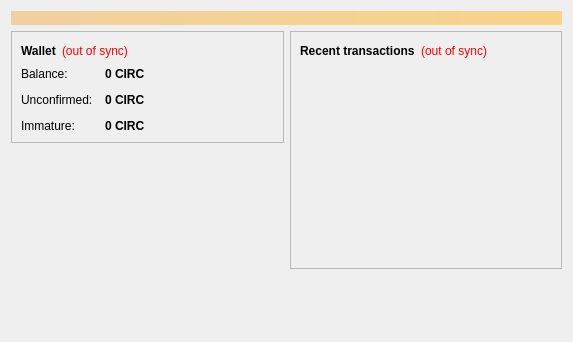
<?xml version="1.0" encoding="UTF-8"?>
<ui version="4.0">
 <class>OverviewPage</class>
 <widget class="QWidget" name="OverviewPage">
  <property name="geometry">
   <rect>
    <x>0</x>
    <y>0</y>
    <width>573</width>
    <height>342</height>
   </rect>
  </property>
  <property name="windowTitle">
   <string>Form</string>
  </property>
  <layout class="QVBoxLayout" name="topLayout">
   <item>
    <widget class="QLabel" name="labelAlerts">
     <property name="visible">
      <bool>false</bool>
     </property>
     <property name="styleSheet">
      <string notr="true">background-color: qlineargradient(x1: 0, y1: 0, x2: 1, y2: 0, stop:0 #F0D0A0, stop:1 #F8D488); color:#000000;</string>
     </property>
     <property name="wordWrap">
      <bool>true</bool>
     </property>
     <property name="margin">
      <number>3</number>
     </property>
    </widget>
   </item>
   <item>
    <layout class="QHBoxLayout" name="horizontalLayout" stretch="1,1">
     <item>
      <layout class="QVBoxLayout" name="verticalLayout_2">
       <item>
        <widget class="QFrame" name="frame">
         <property name="frameShape">
          <enum>QFrame::StyledPanel</enum>
         </property>
         <property name="frameShadow">
          <enum>QFrame::Raised</enum>
         </property>
         <layout class="QVBoxLayout" name="verticalLayout_4">
          <item>
           <layout class="QHBoxLayout" name="horizontalLayout_4">
            <item>
             <widget class="QLabel" name="label_5">
              <property name="font">
               <font>
                <weight>75</weight>
                <bold>true</bold>
               </font>
              </property>
              <property name="text">
               <string>Wallet</string>
              </property>
             </widget>
            </item>
            <item>
             <widget class="QLabel" name="labelWalletStatus">
              <property name="toolTip">
               <string>The displayed information may be out of date. Your wallet automatically synchronizes with the Circcash network after a connection is established, but this process has not completed yet.</string>
              </property>
              <property name="styleSheet">
               <string notr="true">QLabel { color: red; }</string>
              </property>
              <property name="text">
               <string notr="true">(out of sync)</string>
              </property>
              <property name="alignment">
               <set>Qt::AlignLeading|Qt::AlignLeft|Qt::AlignVCenter</set>
              </property>
             </widget>
            </item>
            <item>
             <spacer name="horizontalSpacer_2">
              <property name="orientation">
               <enum>Qt::Horizontal</enum>
              </property>
              <property name="sizeHint" stdset="0">
               <size>
                <width>40</width>
                <height>20</height>
               </size>
              </property>
             </spacer>
            </item>
           </layout>
          </item>
          <item>
           <layout class="QFormLayout" name="formLayout_2">
            <property name="fieldGrowthPolicy">
             <enum>QFormLayout::AllNonFixedFieldsGrow</enum>
            </property>
            <property name="horizontalSpacing">
             <number>12</number>
            </property>
            <property name="verticalSpacing">
             <number>12</number>
            </property>
            <item row="0" column="0">
             <widget class="QLabel" name="label">
              <property name="text">
               <string>Balance:</string>
              </property>
             </widget>
            </item>
            <item row="0" column="1">
             <widget class="QLabel" name="labelBalance">
              <property name="font">
               <font>
                <weight>75</weight>
                <bold>true</bold>
               </font>
              </property>
              <property name="cursor">
               <cursorShape>IBeamCursor</cursorShape>
              </property>
              <property name="toolTip">
               <string>Your current balance</string>
              </property>
              <property name="text">
               <string notr="true">0 CIRC</string>
              </property>
              <property name="textInteractionFlags">
               <set>Qt::LinksAccessibleByMouse|Qt::TextSelectableByKeyboard|Qt::TextSelectableByMouse</set>
              </property>
             </widget>
            </item>
            <item row="1" column="0">
             <widget class="QLabel" name="label_3">
              <property name="text">
               <string>Unconfirmed:</string>
              </property>
             </widget>
            </item>
            <item row="1" column="1">
             <widget class="QLabel" name="labelUnconfirmed">
              <property name="font">
               <font>
                <weight>75</weight>
                <bold>true</bold>
               </font>
              </property>
              <property name="cursor">
               <cursorShape>IBeamCursor</cursorShape>
              </property>
              <property name="toolTip">
               <string>Total of transactions that have yet to be confirmed, and do not yet count toward the current balance</string>
              </property>
              <property name="text">
               <string notr="true">0 CIRC</string>
              </property>
              <property name="textInteractionFlags">
               <set>Qt::LinksAccessibleByMouse|Qt::TextSelectableByKeyboard|Qt::TextSelectableByMouse</set>
              </property>
             </widget>
            </item>
            <item row="2" column="0">
             <widget class="QLabel" name="labelImmatureText">
              <property name="text">
               <string>Immature:</string>
              </property>
             </widget>
            </item>
            <item row="2" column="1">
             <widget class="QLabel" name="labelImmature">
              <property name="font">
               <font>
                <weight>75</weight>
                <bold>true</bold>
               </font>
              </property>
              <property name="toolTip">
               <string>Mined balance that has not yet matured</string>
              </property>
              <property name="text">
               <string notr="true">0 CIRC</string>
              </property>
              <property name="textInteractionFlags">
               <set>Qt::LinksAccessibleByMouse|Qt::TextSelectableByKeyboard|Qt::TextSelectableByMouse</set>
              </property>
             </widget>
            </item>
           </layout>
          </item>
         </layout>
        </widget>
       </item>
       <item>
        <spacer name="verticalSpacer">
         <property name="orientation">
          <enum>Qt::Vertical</enum>
         </property>
         <property name="sizeHint" stdset="0">
          <size>
           <width>20</width>
           <height>40</height>
          </size>
         </property>
        </spacer>
       </item>
      </layout>
     </item>
     <item>
      <layout class="QVBoxLayout" name="verticalLayout_3">
       <item>
        <widget class="QFrame" name="frame_2">
         <property name="frameShape">
          <enum>QFrame::StyledPanel</enum>
         </property>
         <property name="frameShadow">
          <enum>QFrame::Raised</enum>
         </property>
         <layout class="QVBoxLayout" name="verticalLayout">
          <item>
           <layout class="QHBoxLayout" name="horizontalLayout_2">
            <item>
             <widget class="QLabel" name="label_4">
              <property name="text">
               <string>&lt;b&gt;Recent transactions&lt;/b&gt;</string>
              </property>
             </widget>
            </item>
            <item>
             <widget class="QLabel" name="labelTransactionsStatus">
              <property name="toolTip">
               <string>The displayed information may be out of date. Your wallet automatically synchronizes with the Circcash network after a connection is established, but this process has not completed yet.</string>
              </property>
              <property name="styleSheet">
               <string notr="true">QLabel { color: red; }</string>
              </property>
              <property name="text">
               <string notr="true">(out of sync)</string>
              </property>
              <property name="alignment">
               <set>Qt::AlignRight|Qt::AlignTrailing|Qt::AlignVCenter</set>
              </property>
             </widget>
            </item>
            <item>
             <spacer name="horizontalSpacer">
              <property name="orientation">
               <enum>Qt::Horizontal</enum>
              </property>
              <property name="sizeHint" stdset="0">
               <size>
                <width>40</width>
                <height>20</height>
               </size>
              </property>
             </spacer>
            </item>
           </layout>
          </item>
          <item>
           <widget class="QListView" name="listTransactions">
            <property name="styleSheet">
             <string notr="true">QListView { background: transparent; }</string>
            </property>
            <property name="frameShape">
             <enum>QFrame::NoFrame</enum>
            </property>
            <property name="verticalScrollBarPolicy">
             <enum>Qt::ScrollBarAlwaysOff</enum>
            </property>
            <property name="horizontalScrollBarPolicy">
             <enum>Qt::ScrollBarAlwaysOff</enum>
            </property>
            <property name="selectionMode">
             <enum>QAbstractItemView::NoSelection</enum>
            </property>
           </widget>
          </item>
         </layout>
        </widget>
       </item>
       <item>
        <spacer name="verticalSpacer_2">
         <property name="orientation">
          <enum>Qt::Vertical</enum>
         </property>
         <property name="sizeHint" stdset="0">
          <size>
           <width>20</width>
           <height>40</height>
          </size>
         </property>
        </spacer>
       </item>
      </layout>
     </item>
    </layout>
   </item>
  </layout>
 </widget>
 <resources/>
 <connections/>
</ui>
